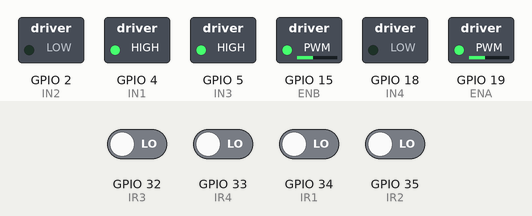
Simulated run of this sketch. Board: ESP32. On the bench: switched loads named in the sketch (green lamp = pin HIGH). The inputs (shaded band) are chosen by the test bench; at power-on: GPIO 32 (IR3), GPIO 33 (IR4), GPIO 34 (IR1), GPIO 35 (IR2) LOW. What the sketch prints to the serial monitor is not drawn.

Above: at 0.1 s.
Timing chart, 0 to 1.6 s (numbered marks = the images above):
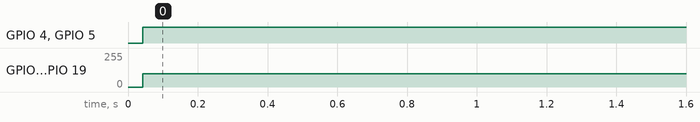

Measured:
- by itself, GPIO 4 (IN1), GPIO 5 (IN3): LOW → HIGH at 0.04 s
- by itself, GPIO 15 (ENB), GPIO 19 (ENA): 0/255 → 100/255 at 0.04 s

The sketch:

lineFollowerRB.ino
```cpp
#define setpoint 0

//sensor pins
const int IR1 = 34;
const int IR2 = 35;
const int IR3 = 32;
const int IR4 = 33;

//driver pins
const int IN1 = 4;
const int IN2 = 2;
const int IN3 = 5;
const int IN4 = 18;
const int ENA = 19;
const int ENB = 15;

//motor speed
int rSpeed = 100;
int lSpeed = 100;

//PTDs
float Kp = 25;
float Ki = 0.5;
float Kd = 2.5;

//Other vars
int error;
int sensor;
int delta;
int integral;
int PID;
int lastErr;
int lTotal;
int rTotal;

void forward(int s1, int s2);

void setup() {
  Serial.begin (9600);

  //setting up the pins
  pinMode (IR1, INPUT);
  pinMode (IR2, INPUT);
  pinMode (IR3, INPUT);
  pinMode (IR4, INPUT);

  pinMode (IN1, OUTPUT);
  pinMode (IN2, OUTPUT);
  pinMode (IN3, OUTPUT);
  pinMode (IN4, OUTPUT);

}

void loop() {
  int sensorState4 = digitalRead(IR4);
  int sensorState3 = digitalRead(IR3);
  int sensorState2 = digitalRead(IR2);
  int sensorState1 = digitalRead(IR1);

  Serial.print("Sensor 4: ");
  Serial.print(sensorState4);
  Serial.print(" // ");

  Serial.print("Sensor 3: ");
  Serial.print(sensorState3);
  Serial.print(" // ");

  Serial.print("Sensor 2: ");
  Serial.print(sensorState2);
  Serial.print(" // ");

  Serial.print("Sensor 1: ");
  Serial.print(sensorState1);
  Serial.print(" // ");

  Serial.print("PID: ");
  Serial.print(PID);
  Serial.print(" // ");

  Serial.print("left total: ");
  Serial.print(lTotal);
  Serial.print(" // ");

  Serial.print("Right total: ");
  Serial.print(rTotal);
  Serial.print(" // ");

  // kiri 1
  if (sensorState1 == HIGH && sensorState2 == HIGH && sensorState3 == HIGH && sensorState4 == LOW) {
    sensor = 2;
  }

  // kiri 2
  if (sensorState1 == HIGH && sensorState2 == HIGH && sensorState3 == LOW && sensorState4 == LOW) {
    sensor = 1;
  }

  // depan
  if (sensorState1 == HIGH && sensorState2 == LOW && sensorState3 == LOW && sensorState4 == HIGH) {
    sensor = 0;
  }

  // kanan 1
  if (sensorState1 == LOW && sensorState2 == LOW && sensorState3 == HIGH && sensorState4 == HIGH) {
    sensor = -1;
  }

  // kanan 2
  if (sensorState1 == LOW && sensorState2 == HIGH && sensorState3 == HIGH && sensorState4 == HIGH) {
    sensor = -2;
  }

  error = setpoint - error;
  integral = error + integral;

  if (integral >= 5) {
    integral = 5;
  }

  if (integral <= -5) {
    integral = -5;
  }

  PID = (Kp * error + Kd * delta + Ki * integral);

  lastErr = error;

  if (PID >= 100) {
    PID = 100;
  }

  if (PID <= -100) {
    PID = -100;
  }

  lTotal = lSpeed - PID;
  rTotal = rSpeed + PID;
  forward(lSpeed, rSpeed);
}

void forward(int s1, int s2) {
    if (s1 < 0) {
      s1 = 0;
    }

    if (s1 > 200) {
      s1 = 200;
    }

    if (s2 < 0) {
      s2 = 0;
    }

    if (s2 > 200) {
    s2 = 200;
    }

    digitalWrite(IN1, HIGH);
    digitalWrite(IN2, LOW);
    analogWrite(ENA, s1);

    digitalWrite(IN3, HIGH);
    digitalWrite(IN4, LOW);
    analogWrite(ENB, s2);
  }
```
